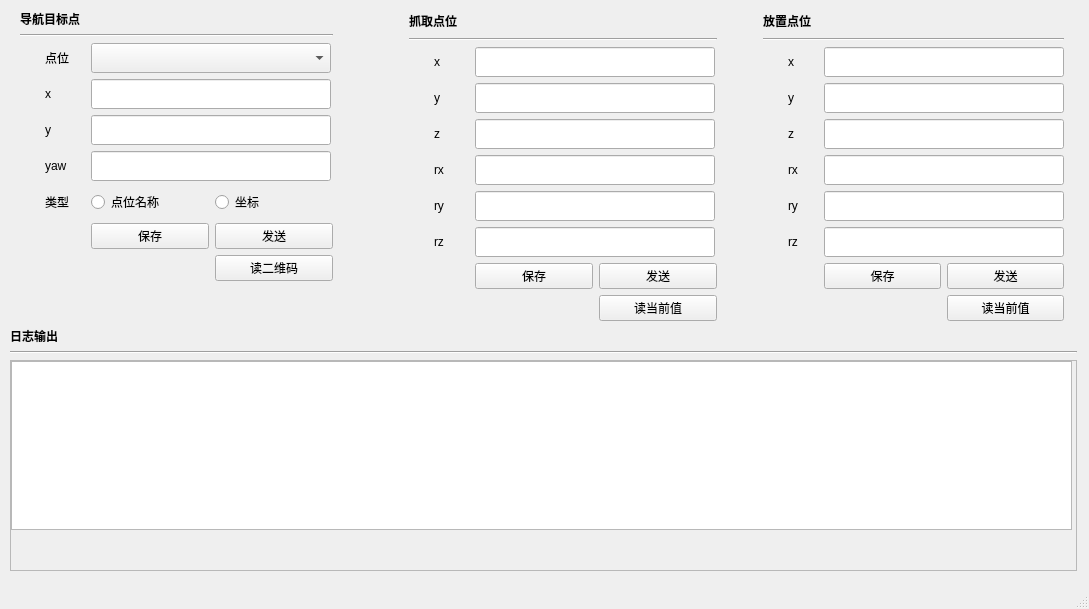
<?xml version="1.0" encoding="UTF-8"?>
<ui version="4.0">
 <class>main_window</class>
 <widget class="QMainWindow" name="main_window">
  <property name="geometry">
   <rect>
    <x>0</x>
    <y>0</y>
    <width>1089</width>
    <height>609</height>
   </rect>
  </property>
  <property name="windowTitle">
   <string>机器人部署调试软件</string>
  </property>
  <widget class="QWidget" name="centralwidget">
   <widget class="QWidget" name="verticalLayoutWidget_6">
    <property name="geometry">
     <rect>
      <x>10</x>
      <y>10</y>
      <width>1067</width>
      <height>561</height>
     </rect>
    </property>
    <layout class="QVBoxLayout" name="verticalLayout_6">
     <item>
      <layout class="QHBoxLayout" name="horizontalLayout_5">
       <item>
        <layout class="QVBoxLayout" name="verticalLayout_5">
         <item>
          <layout class="QVBoxLayout" name="verticalLayout">
           <item>
            <widget class="QLabel" name="label">
             <property name="font">
              <font>
               <weight>75</weight>
               <bold>true</bold>
              </font>
             </property>
             <property name="text">
              <string>导航目标点</string>
             </property>
            </widget>
           </item>
           <item>
            <widget class="Line" name="line">
             <property name="orientation">
              <enum>Qt::Horizontal</enum>
             </property>
            </widget>
           </item>
           <item>
            <layout class="QHBoxLayout" name="horizontalLayout_2">
             <item>
              <spacer name="horizontalSpacer">
               <property name="orientation">
                <enum>Qt::Horizontal</enum>
               </property>
               <property name="sizeType">
                <enum>QSizePolicy::Fixed</enum>
               </property>
               <property name="sizeHint" stdset="0">
                <size>
                 <width>25</width>
                 <height>20</height>
                </size>
               </property>
              </spacer>
             </item>
             <item>
              <layout class="QGridLayout" name="gridLayout_3">
               <item row="2" column="1">
                <widget class="QLabel" name="label_5">
                 <property name="maximumSize">
                  <size>
                   <width>40</width>
                   <height>16777215</height>
                  </size>
                 </property>
                 <property name="text">
                  <string>y</string>
                 </property>
                </widget>
               </item>
               <item row="0" column="2" colspan="2">
                <widget class="QComboBox" name="cbx_agv_goals">
                 <property name="minimumSize">
                  <size>
                   <width>240</width>
                   <height>30</height>
                  </size>
                 </property>
                 <property name="maximumSize">
                  <size>
                   <width>240</width>
                   <height>30</height>
                  </size>
                 </property>
                </widget>
               </item>
               <item row="3" column="1">
                <widget class="QLabel" name="label_6">
                 <property name="maximumSize">
                  <size>
                   <width>40</width>
                   <height>16777215</height>
                  </size>
                 </property>
                 <property name="text">
                  <string>yaw</string>
                 </property>
                </widget>
               </item>
               <item row="5" column="3">
                <widget class="QPushButton" name="btn_send_agv_goal">
                 <property name="maximumSize">
                  <size>
                   <width>118</width>
                   <height>16777215</height>
                  </size>
                 </property>
                 <property name="text">
                  <string>发送</string>
                 </property>
                </widget>
               </item>
               <item row="3" column="2" colspan="2">
                <widget class="QLineEdit" name="agv_goal_yaw">
                 <property name="minimumSize">
                  <size>
                   <width>240</width>
                   <height>30</height>
                  </size>
                 </property>
                 <property name="maximumSize">
                  <size>
                   <width>240</width>
                   <height>30</height>
                  </size>
                 </property>
                </widget>
               </item>
               <item row="1" column="1">
                <widget class="QLabel" name="label_4">
                 <property name="maximumSize">
                  <size>
                   <width>40</width>
                   <height>16777215</height>
                  </size>
                 </property>
                 <property name="text">
                  <string>x</string>
                 </property>
                </widget>
               </item>
               <item row="4" column="2">
                <widget class="QRadioButton" name="rbtn_nav_by_mark">
                 <property name="minimumSize">
                  <size>
                   <width>0</width>
                   <height>30</height>
                  </size>
                 </property>
                 <property name="maximumSize">
                  <size>
                   <width>16777215</width>
                   <height>30</height>
                  </size>
                 </property>
                 <property name="text">
                  <string>点位名称</string>
                 </property>
                 <attribute name="buttonGroup">
                  <string notr="true">buttonGroup</string>
                 </attribute>
                </widget>
               </item>
               <item row="2" column="2" colspan="2">
                <widget class="QLineEdit" name="agv_goal_y">
                 <property name="minimumSize">
                  <size>
                   <width>240</width>
                   <height>30</height>
                  </size>
                 </property>
                 <property name="maximumSize">
                  <size>
                   <width>240</width>
                   <height>30</height>
                  </size>
                 </property>
                </widget>
               </item>
               <item row="4" column="3">
                <widget class="QRadioButton" name="rbtn_nav_by_coord">
                 <property name="minimumSize">
                  <size>
                   <width>0</width>
                   <height>30</height>
                  </size>
                 </property>
                 <property name="maximumSize">
                  <size>
                   <width>16777215</width>
                   <height>30</height>
                  </size>
                 </property>
                 <property name="text">
                  <string>坐标</string>
                 </property>
                 <attribute name="buttonGroup">
                  <string notr="true">buttonGroup</string>
                 </attribute>
                </widget>
               </item>
               <item row="1" column="2" colspan="2">
                <widget class="QLineEdit" name="agv_goal_x">
                 <property name="minimumSize">
                  <size>
                   <width>240</width>
                   <height>30</height>
                  </size>
                 </property>
                 <property name="maximumSize">
                  <size>
                   <width>240</width>
                   <height>30</height>
                  </size>
                 </property>
                </widget>
               </item>
               <item row="0" column="1">
                <widget class="QLabel" name="label_20">
                 <property name="text">
                  <string>点位</string>
                 </property>
                </widget>
               </item>
               <item row="5" column="2">
                <widget class="QPushButton" name="btn_save_agv_goal">
                 <property name="maximumSize">
                  <size>
                   <width>118</width>
                   <height>16777215</height>
                  </size>
                 </property>
                 <property name="text">
                  <string>保存</string>
                 </property>
                </widget>
               </item>
               <item row="4" column="1">
                <widget class="QLabel" name="label_21">
                 <property name="text">
                  <string>类型</string>
                 </property>
                </widget>
               </item>
               <item row="6" column="3">
                <widget class="QPushButton" name="btn_set_goal_via_read_aruco">
                 <property name="maximumSize">
                  <size>
                   <width>118</width>
                   <height>16777215</height>
                  </size>
                 </property>
                 <property name="text">
                  <string>读二维码</string>
                 </property>
                </widget>
               </item>
              </layout>
             </item>
            </layout>
           </item>
          </layout>
         </item>
         <item>
          <spacer name="verticalSpacer">
           <property name="orientation">
            <enum>Qt::Vertical</enum>
           </property>
           <property name="sizeHint" stdset="0">
            <size>
             <width>20</width>
             <height>40</height>
            </size>
           </property>
          </spacer>
         </item>
        </layout>
       </item>
       <item>
        <spacer name="horizontalSpacer_5">
         <property name="orientation">
          <enum>Qt::Horizontal</enum>
         </property>
         <property name="sizeType">
          <enum>QSizePolicy::Fixed</enum>
         </property>
         <property name="sizeHint" stdset="0">
          <size>
           <width>60</width>
           <height>20</height>
          </size>
         </property>
        </spacer>
       </item>
       <item>
        <layout class="QVBoxLayout" name="verticalLayout_2">
         <item>
          <widget class="QLabel" name="label_2">
           <property name="font">
            <font>
             <weight>75</weight>
             <bold>true</bold>
            </font>
           </property>
           <property name="text">
            <string>抓取点位</string>
           </property>
          </widget>
         </item>
         <item>
          <widget class="Line" name="line_2">
           <property name="orientation">
            <enum>Qt::Horizontal</enum>
           </property>
          </widget>
         </item>
         <item>
          <layout class="QHBoxLayout" name="horizontalLayout_3">
           <item>
            <spacer name="horizontalSpacer_2">
             <property name="orientation">
              <enum>Qt::Horizontal</enum>
             </property>
             <property name="sizeType">
              <enum>QSizePolicy::Fixed</enum>
             </property>
             <property name="sizeHint" stdset="0">
              <size>
               <width>25</width>
               <height>20</height>
              </size>
             </property>
            </spacer>
           </item>
           <item>
            <layout class="QGridLayout" name="gridLayout_4">
             <item row="2" column="0">
              <widget class="QLabel" name="label_9">
               <property name="maximumSize">
                <size>
                 <width>35</width>
                 <height>16777215</height>
                </size>
               </property>
               <property name="text">
                <string>z</string>
               </property>
              </widget>
             </item>
             <item row="4" column="0">
              <widget class="QLabel" name="label_11">
               <property name="maximumSize">
                <size>
                 <width>35</width>
                 <height>16777215</height>
                </size>
               </property>
               <property name="text">
                <string>ry</string>
               </property>
              </widget>
             </item>
             <item row="0" column="0">
              <widget class="QLabel" name="label_7">
               <property name="maximumSize">
                <size>
                 <width>35</width>
                 <height>16777215</height>
                </size>
               </property>
               <property name="text">
                <string>x</string>
               </property>
              </widget>
             </item>
             <item row="6" column="1">
              <widget class="QPushButton" name="btn_save_pick_pose">
               <property name="maximumSize">
                <size>
                 <width>118</width>
                 <height>16777215</height>
                </size>
               </property>
               <property name="text">
                <string>保存</string>
               </property>
              </widget>
             </item>
             <item row="6" column="2">
              <widget class="QPushButton" name="btn_send_pick_pose">
               <property name="maximumSize">
                <size>
                 <width>118</width>
                 <height>16777215</height>
                </size>
               </property>
               <property name="text">
                <string>发送</string>
               </property>
              </widget>
             </item>
             <item row="3" column="0">
              <widget class="QLabel" name="label_10">
               <property name="maximumSize">
                <size>
                 <width>35</width>
                 <height>16777215</height>
                </size>
               </property>
               <property name="text">
                <string>rx</string>
               </property>
              </widget>
             </item>
             <item row="1" column="0">
              <widget class="QLabel" name="label_8">
               <property name="maximumSize">
                <size>
                 <width>35</width>
                 <height>16777215</height>
                </size>
               </property>
               <property name="text">
                <string>y</string>
               </property>
              </widget>
             </item>
             <item row="5" column="0">
              <widget class="QLabel" name="label_12">
               <property name="maximumSize">
                <size>
                 <width>35</width>
                 <height>16777215</height>
                </size>
               </property>
               <property name="text">
                <string>rz</string>
               </property>
              </widget>
             </item>
             <item row="7" column="2">
              <widget class="QPushButton" name="btn_set_pick_pose_to_cur_pose">
               <property name="maximumSize">
                <size>
                 <width>118</width>
                 <height>16777215</height>
                </size>
               </property>
               <property name="text">
                <string>读当前值</string>
               </property>
              </widget>
             </item>
             <item row="0" column="1" colspan="2">
              <widget class="QLineEdit" name="pick_pose_x">
               <property name="minimumSize">
                <size>
                 <width>240</width>
                 <height>30</height>
                </size>
               </property>
               <property name="maximumSize">
                <size>
                 <width>240</width>
                 <height>30</height>
                </size>
               </property>
              </widget>
             </item>
             <item row="1" column="1" colspan="2">
              <widget class="QLineEdit" name="pick_pose_y">
               <property name="minimumSize">
                <size>
                 <width>240</width>
                 <height>30</height>
                </size>
               </property>
               <property name="maximumSize">
                <size>
                 <width>240</width>
                 <height>30</height>
                </size>
               </property>
              </widget>
             </item>
             <item row="2" column="1" colspan="2">
              <widget class="QLineEdit" name="pick_pose_z">
               <property name="minimumSize">
                <size>
                 <width>240</width>
                 <height>30</height>
                </size>
               </property>
               <property name="maximumSize">
                <size>
                 <width>240</width>
                 <height>30</height>
                </size>
               </property>
              </widget>
             </item>
             <item row="3" column="1" colspan="2">
              <widget class="QLineEdit" name="pick_ori_roll">
               <property name="minimumSize">
                <size>
                 <width>240</width>
                 <height>30</height>
                </size>
               </property>
               <property name="maximumSize">
                <size>
                 <width>240</width>
                 <height>30</height>
                </size>
               </property>
              </widget>
             </item>
             <item row="4" column="1" colspan="2">
              <widget class="QLineEdit" name="pick_ori_pitch">
               <property name="minimumSize">
                <size>
                 <width>240</width>
                 <height>30</height>
                </size>
               </property>
               <property name="maximumSize">
                <size>
                 <width>240</width>
                 <height>30</height>
                </size>
               </property>
              </widget>
             </item>
             <item row="5" column="1" colspan="2">
              <widget class="QLineEdit" name="pick_ori_yaw">
               <property name="minimumSize">
                <size>
                 <width>240</width>
                 <height>30</height>
                </size>
               </property>
               <property name="maximumSize">
                <size>
                 <width>240</width>
                 <height>30</height>
                </size>
               </property>
              </widget>
             </item>
            </layout>
           </item>
          </layout>
         </item>
        </layout>
       </item>
       <item>
        <spacer name="horizontalSpacer_7">
         <property name="orientation">
          <enum>Qt::Horizontal</enum>
         </property>
         <property name="sizeType">
          <enum>QSizePolicy::Fixed</enum>
         </property>
         <property name="sizeHint" stdset="0">
          <size>
           <width>30</width>
           <height>20</height>
          </size>
         </property>
        </spacer>
       </item>
       <item>
        <layout class="QVBoxLayout" name="verticalLayout_3">
         <item>
          <widget class="QLabel" name="label_3">
           <property name="font">
            <font>
             <weight>75</weight>
             <bold>true</bold>
            </font>
           </property>
           <property name="text">
            <string>放置点位</string>
           </property>
          </widget>
         </item>
         <item>
          <widget class="Line" name="line_3">
           <property name="orientation">
            <enum>Qt::Horizontal</enum>
           </property>
          </widget>
         </item>
         <item>
          <layout class="QHBoxLayout" name="horizontalLayout_4">
           <item>
            <spacer name="horizontalSpacer_3">
             <property name="orientation">
              <enum>Qt::Horizontal</enum>
             </property>
             <property name="sizeType">
              <enum>QSizePolicy::Fixed</enum>
             </property>
             <property name="sizeHint" stdset="0">
              <size>
               <width>25</width>
               <height>20</height>
              </size>
             </property>
            </spacer>
           </item>
           <item>
            <layout class="QGridLayout" name="gridLayout_5">
             <item row="0" column="1" colspan="2">
              <widget class="QLineEdit" name="place_pose_x">
               <property name="minimumSize">
                <size>
                 <width>240</width>
                 <height>30</height>
                </size>
               </property>
               <property name="maximumSize">
                <size>
                 <width>240</width>
                 <height>30</height>
                </size>
               </property>
              </widget>
             </item>
             <item row="0" column="0">
              <widget class="QLabel" name="label_13">
               <property name="minimumSize">
                <size>
                 <width>30</width>
                 <height>0</height>
                </size>
               </property>
               <property name="maximumSize">
                <size>
                 <width>12</width>
                 <height>16777215</height>
                </size>
               </property>
               <property name="text">
                <string>x</string>
               </property>
              </widget>
             </item>
             <item row="4" column="1" colspan="2">
              <widget class="QLineEdit" name="place_ori_pitch">
               <property name="minimumSize">
                <size>
                 <width>240</width>
                 <height>30</height>
                </size>
               </property>
               <property name="maximumSize">
                <size>
                 <width>240</width>
                 <height>30</height>
                </size>
               </property>
              </widget>
             </item>
             <item row="5" column="0">
              <widget class="QLabel" name="label_18">
               <property name="minimumSize">
                <size>
                 <width>30</width>
                 <height>0</height>
                </size>
               </property>
               <property name="text">
                <string>rz</string>
               </property>
              </widget>
             </item>
             <item row="6" column="2">
              <widget class="QPushButton" name="btn_send_place_pose">
               <property name="maximumSize">
                <size>
                 <width>118</width>
                 <height>16777215</height>
                </size>
               </property>
               <property name="text">
                <string>发送</string>
               </property>
              </widget>
             </item>
             <item row="2" column="0">
              <widget class="QLabel" name="label_15">
               <property name="minimumSize">
                <size>
                 <width>30</width>
                 <height>0</height>
                </size>
               </property>
               <property name="text">
                <string>z</string>
               </property>
              </widget>
             </item>
             <item row="1" column="1" colspan="2">
              <widget class="QLineEdit" name="place_pose_y">
               <property name="minimumSize">
                <size>
                 <width>240</width>
                 <height>30</height>
                </size>
               </property>
               <property name="maximumSize">
                <size>
                 <width>240</width>
                 <height>30</height>
                </size>
               </property>
              </widget>
             </item>
             <item row="3" column="0">
              <widget class="QLabel" name="label_16">
               <property name="minimumSize">
                <size>
                 <width>30</width>
                 <height>0</height>
                </size>
               </property>
               <property name="text">
                <string>rx</string>
               </property>
              </widget>
             </item>
             <item row="7" column="2">
              <widget class="QPushButton" name="btn_set_place_pose_to_cur_pose">
               <property name="maximumSize">
                <size>
                 <width>118</width>
                 <height>16777215</height>
                </size>
               </property>
               <property name="text">
                <string>读当前值</string>
               </property>
              </widget>
             </item>
             <item row="1" column="0">
              <widget class="QLabel" name="label_14">
               <property name="minimumSize">
                <size>
                 <width>30</width>
                 <height>0</height>
                </size>
               </property>
               <property name="text">
                <string>y</string>
               </property>
              </widget>
             </item>
             <item row="2" column="1" colspan="2">
              <widget class="QLineEdit" name="place_pose_z">
               <property name="minimumSize">
                <size>
                 <width>240</width>
                 <height>30</height>
                </size>
               </property>
               <property name="maximumSize">
                <size>
                 <width>240</width>
                 <height>30</height>
                </size>
               </property>
              </widget>
             </item>
             <item row="4" column="0">
              <widget class="QLabel" name="label_17">
               <property name="minimumSize">
                <size>
                 <width>30</width>
                 <height>0</height>
                </size>
               </property>
               <property name="text">
                <string>ry</string>
               </property>
              </widget>
             </item>
             <item row="3" column="1" colspan="2">
              <widget class="QLineEdit" name="place_ori_roll">
               <property name="minimumSize">
                <size>
                 <width>240</width>
                 <height>30</height>
                </size>
               </property>
               <property name="maximumSize">
                <size>
                 <width>240</width>
                 <height>30</height>
                </size>
               </property>
              </widget>
             </item>
             <item row="6" column="1">
              <widget class="QPushButton" name="btn_save_place_pose">
               <property name="maximumSize">
                <size>
                 <width>118</width>
                 <height>16777215</height>
                </size>
               </property>
               <property name="text">
                <string>保存</string>
               </property>
              </widget>
             </item>
             <item row="5" column="1" colspan="2">
              <widget class="QLineEdit" name="place_ori_yaw">
               <property name="minimumSize">
                <size>
                 <width>240</width>
                 <height>30</height>
                </size>
               </property>
               <property name="maximumSize">
                <size>
                 <width>240</width>
                 <height>30</height>
                </size>
               </property>
              </widget>
             </item>
            </layout>
           </item>
          </layout>
         </item>
        </layout>
       </item>
      </layout>
     </item>
     <item>
      <layout class="QVBoxLayout" name="verticalLayout_4">
       <item>
        <widget class="QLabel" name="label_19">
         <property name="font">
          <font>
           <weight>75</weight>
           <bold>true</bold>
          </font>
         </property>
         <property name="text">
          <string>日志输出</string>
         </property>
        </widget>
       </item>
       <item>
        <widget class="Line" name="line_4">
         <property name="orientation">
          <enum>Qt::Horizontal</enum>
         </property>
        </widget>
       </item>
       <item>
        <widget class="QScrollArea" name="scrollArea">
         <property name="widgetResizable">
          <bool>true</bool>
         </property>
         <widget class="QWidget" name="scrollAreaWidgetContents">
          <property name="geometry">
           <rect>
            <x>0</x>
            <y>0</y>
            <width>1061</width>
            <height>169</height>
           </rect>
          </property>
          <property name="minimumSize">
           <size>
            <width>1061</width>
            <height>169</height>
           </size>
          </property>
          <property name="maximumSize">
           <size>
            <width>1061</width>
            <height>169</height>
           </size>
          </property>
          <widget class="QTextBrowser" name="tb_log_output">
           <property name="geometry">
            <rect>
             <x>0</x>
             <y>0</y>
             <width>1061</width>
             <height>169</height>
            </rect>
           </property>
           <property name="minimumSize">
            <size>
             <width>1061</width>
             <height>169</height>
            </size>
           </property>
           <property name="maximumSize">
            <size>
             <width>1061</width>
             <height>169</height>
            </size>
           </property>
          </widget>
         </widget>
        </widget>
       </item>
      </layout>
     </item>
    </layout>
   </widget>
  </widget>
  <widget class="QStatusBar" name="statusbar"/>
 </widget>
 <resources/>
 <connections/>
 <buttongroups>
  <buttongroup name="buttonGroup"/>
 </buttongroups>
</ui>
